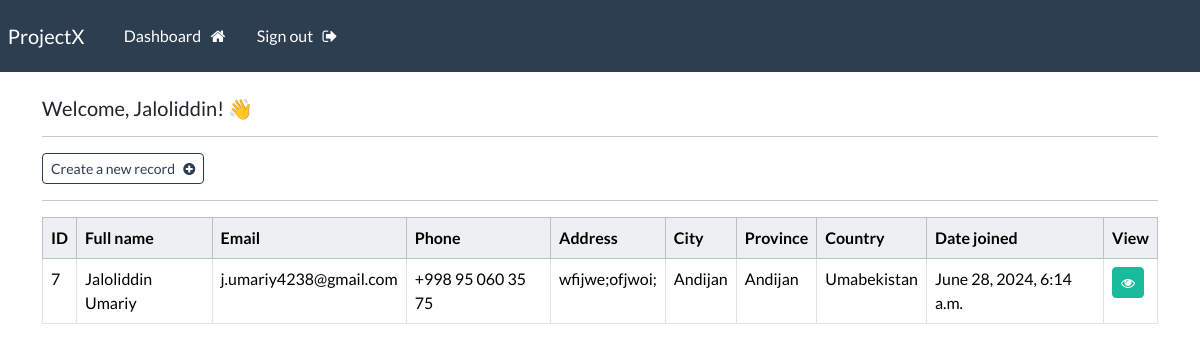
Screenshot of /dashboard (signed in) with the database file from the repository.
### webapp/models.py (models this page shows, shortened)
class Record(models.Model):
    creation_date = models.DateTimeField(auto_now_add=True)
    first_name = models.CharField(max_length=100)
    last_name = models.CharField(max_length=100)
    email = models.CharField(max_length=255)
    phone = models.CharField(max_length=20)
    address = models.CharField(max_length=300)
    city = models.CharField(max_length=255)
    province = models.CharField(max_length=200)
    country = models.CharField(max_length=125)

### webapp/views.py (the view)
# urls.py: path('dashboard', views.dashboard, name="dashboard"),
@login_required(login_url="my-login")
def dashboard(request):
    my_records = Record.objects.all()
    context = {"records": my_records}
    return render(request, "webapp/dashboard.html", context=context)

### webapp/templates/webapp/dashboard.html
{% extends 'webapp/base.html' %}
{% block content %}
    <h5> Welcome, {{user}}! 👋 </h5>
    <hr>
    <a class="btn btn-outline-primary btn-sm" href="{% url 'create-record' %}">
        Create a new record &nbsp; <i class="fa fa-plus-circle" aria-hidden="true"></i>
    </a>
    <hr>
    <table class="table table-hover table-bordered">
        <thead class="table-light">
            <tr>
                <th scope="col"> ID </th>
                <th scope="col"> Full name </th>
                <th scope="col"> Email </th>
                <th scope="col"> Phone </th>
                <th scope="col"> Address </th>
                <th scope="col"> City </th>
                <th scope="col"> Province </th>
                <th scope="col"> Country </th>
                <th scope="col"> Date joined </th>
                <th scope="col"> View </th>
            </tr>
        </thead>
        <tbody>
        {% if records %}
            {% for record in records %}
            <tr>
                <td> {{record.id}} </td>
                <td> {{record.first_name}}  {{record.last_name}} </td>
                <td> {{record.email}} </td>
                <td> {{record.phone}} </td>
                <td> {{record.address}} </td>
                <td> {{record.city}} </td>
                <td> {{record.province}} </td>
                <td> {{record.country}} </td>
                <td> {{record.creation_date}} </td>
                <td> <a class="btn btn-success btn-sm" href="{% url 'record' record.id %}"> <i class="fa fa-eye" aria-hidden="true"></i> </a> </td>
            </tr>
            {% endfor %}
        {% endif %}
        </tbody>
    </table>
{% endblock %}

### webapp/templates/webapp/base.html (shortened to what this page needs)
{% load static %}
<!DOCTYPE html>
<html>
    <head>
        <link rel="stylesheet" type="text/css" href="https://bootswatch.com/5/flatly/bootstrap.min.css">
        <link rel="stylesheet" type="text/css" href="{% static 'css/styles.css' %}">
        <link rel="stylesheet" href="https://cdnjs.cloudflare.com/ajax/libs/font-awesome/4.7.0/css/font-awesome.min.css">
    </head>
    <body>
        {% include 'webapp/navbar.html' %}
        <div class="container">
            <br>
           {% block content %}
           {% endblock %}
        </div>
    </body>
</html>

### webapp/templates/webapp/navbar.html (shortened to what this page needs)
<nav class="navbar navbar-expand-lg navbar-dark bg-primary justify-content-center">
    <a class="navbar-brand main-heading" href="{% url '' %}">
      &nbsp; ProjectX
    </a>
      <div class="collapse navbar-collapse text-center" id="navbarNavDropdown">
        <ul class="navbar-nav mr-auto">
          {% if user.is_authenticated %}
            <li class="nav-item">
              <a class="nav-link" href="{% url 'dashboard' %}">Dashboard &nbsp; <i class="fa fa-home" aria-hidden="true"></i> </a>
            </li>
            <li class="nav-item">
              <a class="nav-link" href="{% url 'user-logout' %}">Sign out &nbsp; <i class="fa fa-sign-out" aria-hidden="true"></i> </a>
            </li>
        </ul>
        {% endif %}
      </div>
  </nav>

### rows the page displays
Record: id "7", first_name "Jaloliddin", last_name "Umariy", email "j.umariy4238@gmail.com", phone "+998 95 060 35 75", address "wfijwe;ofjwoi;", city "Andijan", province "Andijan", country "Umabekistan", creation_date "June 28, 2024, 6:14 a.m."

### other values shown
{{ user }} "Jaloliddin"
